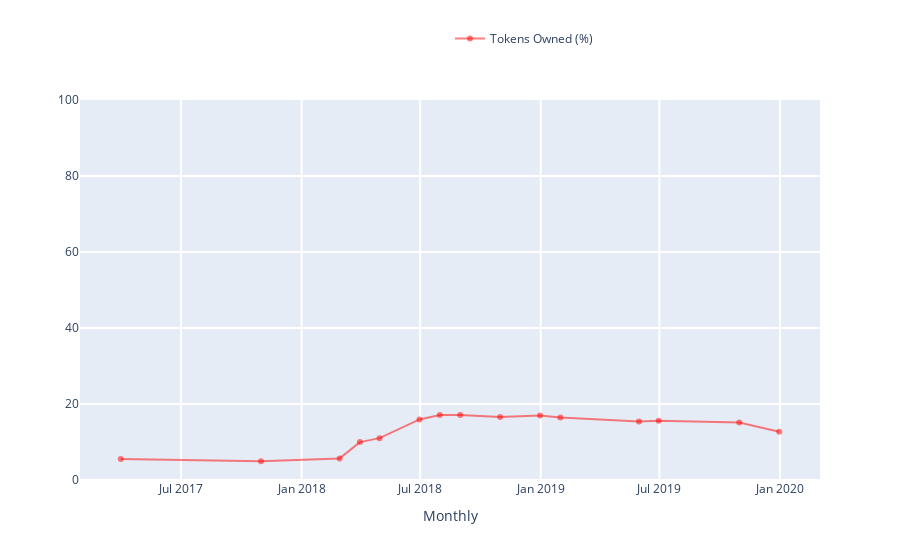

The cell this chart's notebook holds for it:
### Markdown cell above
### <span style="color:green"> TRY YOURSELF! THIS IS WHAT WILL HAPPEN WHEN YOU CLICK 'Show Ownership' BUTTON </span>

### Code cell
### ----------------------------------------------------------------------------- ###
### TRY YOURSELF! THIS IS WHAT WILL HAPPEN WHEN YOU CLICK 'Show Ownership' BUTTON ###
### ----------------------------------------------------------------------------- ###

## This is the page you used and the editor you select in the above grid. ##
print('The page that is being used:', the_page['title'])
print('Selected editor:', editor_info['name'])

## Tokens ownership visualization, core visual code lies in OwnedListener, then the interact function ##
## make it interactive, mode details see:                                                             ##
## https://github.com/gesiscss/wikiwho_demo/blob/master/visualization/owned_listener.py               ## 

# Get all actions of all editors in this page, using the 'conflict_calculator' instance, created
# in the second notebook.
all_actions_cal = conflict_calculator.all_actions

# Creat an OwnedListener instance for the selected editor.
ownedlistener = OwnedListener(all_actions_cal, str(editor_info['userid']))
owned_traces = ['Tokens Owned', 'Tokens Owned (%)']

# Visualization: you could also perform it by coding!
begin_date = date(2005, 3, 1)
end_date = date(2020, 1, 6)
frequency = 'Monthly' # 'Daily', 'Yearly', 'Monthly'
owned_trace = 'Tokens Owned (%)' # 'Tokens Owned', 'Tokens Owned (%)'

print('Time range from', begin_date.strftime("%Y-%m-%d"), 'to', end_date.strftime("%Y-%m-%d"))

ownedlistener.listen(
    _range1=begin_date,
    _range2=end_date,
    granularity=frequency,
    trace=owned_trace
)

### Figure 1 — Plotly figure (JSON) as saved in the notebook; plotly's stock layout.template omitted (floating-point values rounded to 4 significant figures)
{"data": [{"marker": {"color": "rgba(255, 0, 0, .5)"}, "name": "Tokens Owned (%)", "type": "scatter", "x": ["2019-12-31T00:00:00", "2019-10-31T00:00:00", "2019-06-30T00:00:00", "2019-05-31T00:00:00", "2019-01-31T00:00:00", "2018-12-31T00:00:00", "2018-10-31T00:00:00", "2018-08-31T00:00:00", "2018-07-31T00:00:00", "2018-06-30T00:00:00", "2018-04-30T00:00:00", "2018-03-31T00:00:00", "2018-02-28T00:00:00", "2017-10-31T00:00:00", "2017-03-31T00:00:00"], "y": [12.71, 15.12, 15.61, 15.41, 16.47, 16.96, 16.55, 17.09, 17.09, 15.93, 11.02, 9.97, 5.686, 4.926, 5.527]}], "layout": {"barmode": "group", "hovermode": "closest", "legend": {"x": 0.5, "y": 1.2}, "showlegend": true, "xaxis": {"gridwidth": 2, "ticklen": 5, "title": {"text": "Monthly"}, "zeroline": true}, "yaxis": {"gridwidth": 2, "range": [0, 100], "ticklen": 5}}}
